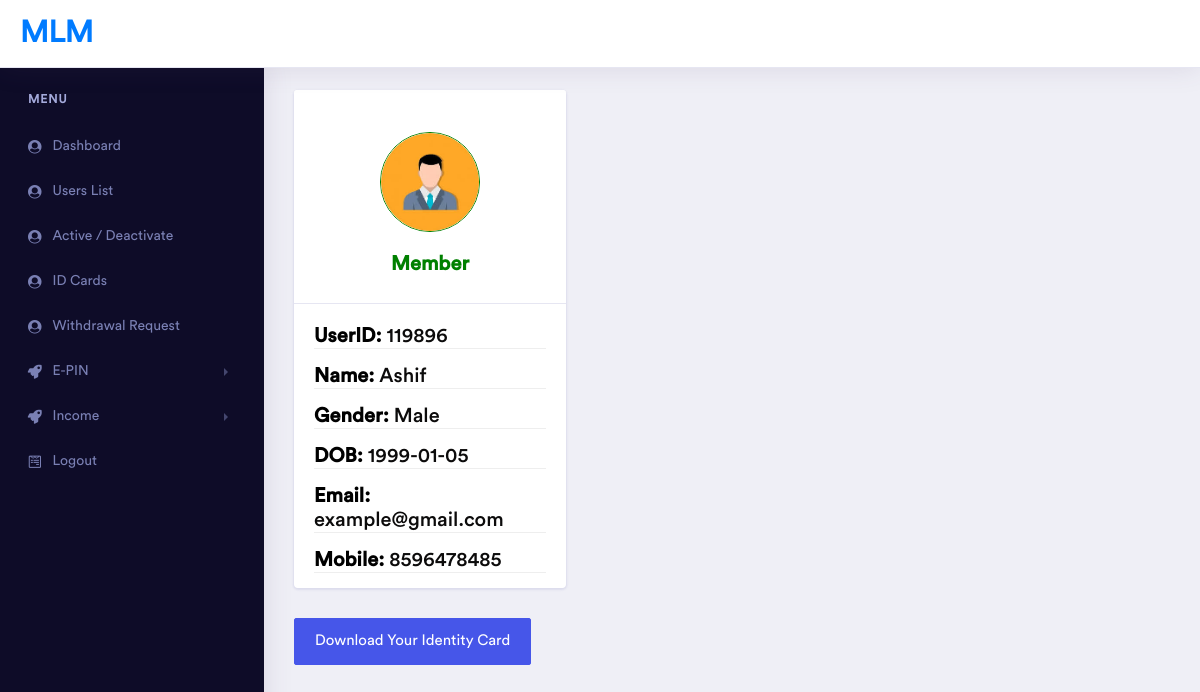
Page /admin/id_card.php?id=119896 (signed in) on the committed database.
### tables this page shows
CREATE TABLE `users` (
  `id` int(10) NOT NULL,
  `user_id` int(10) NOT NULL,
  `email` varchar(255) NOT NULL,
  `name` varchar(50) NOT NULL,
  `password` varchar(255) NOT NULL,
  `mobile` varchar(15) NOT NULL,
  `dob` date NOT NULL,
  `gender` tinyint(1) NOT NULL,
  `address` varchar(100) NOT NULL,
  `panno` varchar(100) NOT NULL,
  `aadharno` varchar(1000) NOT NULL,
  `position` tinyint(1) NOT NULL DEFAULT 0,
  `sponsor_id` int(10) NOT NULL,
  `left_count` int(10) NOT NULL,
  `right_count` int(10) NOT NULL,
  `placement_id` int(10) NOT NULL,
  `right_side` int(10) DEFAULT NULL,
  `left_side` int(10) DEFAULT NULL,
  `status` tinyint(1) NOT NULL DEFAULT 0,
  `user_status` int(2) NOT NULL,
  `member_type` int(11) NOT NULL,
  `registration_date` date NOT NULL,
  `id_card` int(2) NOT NULL,
  `id_img` varchar(255) DEFAULT NULL,
  `bank_name` varchar(255) DEFAULT NULL,
  `account_holder` varchar(255) DEFAULT NULL,
  `account_no` int(30) DEFAULT NULL,
  `ifsc` varchar(255) DEFAULT NULL,
  `branch` varchar(255) DEFAULT NULL
);

### admin/id_card.php (the view, shortened to what this page needs)
<!doctype html>
<html lang="en">
<?php
  include_once("element/connection.php");
  $ii = $_GET['id'];
  $data=mysqli_fetch_array(mysqli_query($conn,"SELECT * FROM `users` WHERE `user_id`='$ii'"));
 ?>
<head>
    <link rel="stylesheet" href="assets/vendor/bootstrap/css/bootstrap.min.css">
    <link href="assets/vendor/fonts/circular-std/style.css" rel="stylesheet">
    <link rel="stylesheet" href="assets/libs/css/style.css">
    <link rel="stylesheet" href="assets/vendor/fonts/fontawesome/css/fontawesome-all.css">
    <link rel="stylesheet" href="assets/vendor/charts/morris-bundle/morris.css">
    <link rel="stylesheet" href="assets/styles.css">
    <link rel="stylesheet" href="assets/vendor/fonts/material-design-iconic-font/css/materialdesignicons.min.css">
</head>
<body>
    <div class="dashboard-main-wrapper">
	    <?php
      include_once("element/sidebar.php");
       ?>
	    <div class="dashboard-wrapper">
	        <div class="dashboard-influence">
	            <div class="container-fluid dashboard-content">
                      <div class="row">
                          <div class="col-xl-4 col-lg-4 col-md-12 col-sm-12 col-12">
                              <div class="card" id="id_card">
                                  <div class="card-header">
                                    <p class="img-out"><img  src="download.jpg" alt="user"></p>
                                    <h3 class="user_id"><b>Member</b></h3>
                                  </div>
                                  <div class="about">
                                      <div class="about-row">
                                      <div class="about-span"><h3>UserID: <b><?php echo $data['user_id']; ?></b></h3></div>
                                          <div class="about-span"><h3>Name: <b><?php echo $data['name']; ?></b></h3></div>
                                          <div class="about-span"><h3>Gender: <b><?php if($data['gender'] === "1"){echo "Male";}else{echo "Female";} ?></b></h3></div>
                                          <div class="about-span"><h3>DOB: <b><?php echo $data['dob']; ?></b></h3></div>
                                          <div class="about-span"><h3>Email: <b><?php echo $data['email']; ?></b></h3></div>
                                          <div class="about-span"><h3>Mobile: <b><?php echo $data['mobile']; ?></b></h3></div>
                                      </div>
                                  </div>
                              </div>
                              <a href="approve_idcard.php?user_id=<?php echo $data['user_id']; ?>"><button class="btn btn-primary btn-lg active">Download Your Identity Card</button></a>
                              </div>
                      </div>
</body>
</html>

### admin/assets/styles.css (style rules this page uses)
.card-header img { width: 100px; border: 1px solid green; border-radius: 360px; display: block; margin-left: auto; margin-right: auto; user-select: none; margin-top: 30px; }
.user_id { color: green; text-align: center; }
.about-row { margin:0 20px; padding-top: 20px; }
.about-row h3 { font-weight: bold; color: black; border-bottom: 1.5px solid #eee; }
.about-row b { font-weight: 200; color: rgb(12, 11, 11); }

### admin/id_card.php (style rules this page uses)
.card-header img { width: 100px; border: 1px solid green; border-radius: 360px; display: block; margin-left: auto; margin-right: auto; user-select: none; margin-top: 30px; }
.user_id { color: green; text-align: center; }
.about-row { margin:0 20px; padding-top: 20px; }
.about-row h3 { font-weight: bold; color: black; border-bottom: 1.5px solid #eee; }
.about-row b { font-weight: 200; color: rgb(12, 11, 11); }

### rows in the picture
users: user "119896", name "Ashif", dob "1999-01-05", email "example@gmail.com", mobile "8596478485"
